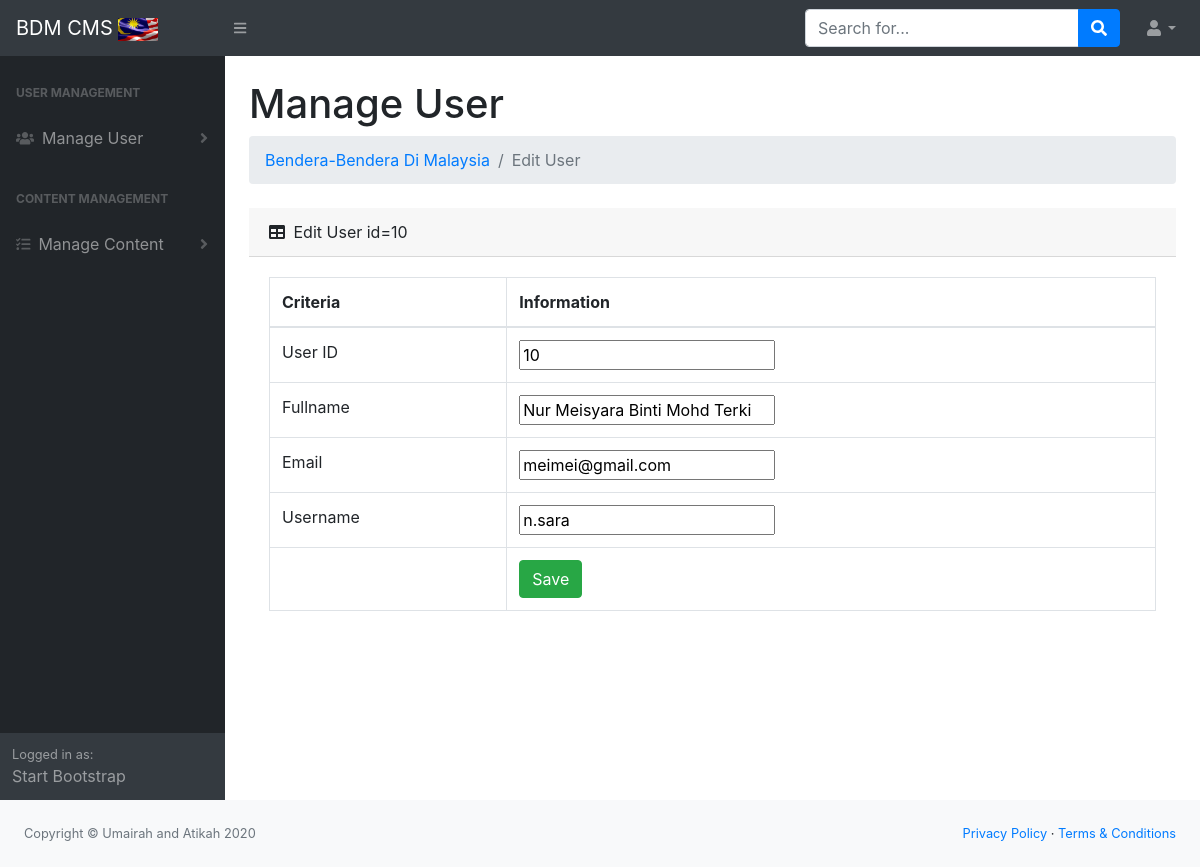
/edituser.php?userid=10, run on the app's committed database.
### tables this page shows
CREATE TABLE `user` (
  `userid` int(6) NOT NULL,
  `fullname` varchar(250) NOT NULL,
  `email` varchar(150) NOT NULL,
  `username` varchar(100) NOT NULL,
  `password` varchar(100) NOT NULL
);

### edituser.php (the view, shortened to what this page needs)
<?php
include 'header.php';
if(isset($_GET['userid'])){
	$userid = $_GET['userid'];
$sql = "SELECT * FROM user WHERE userid=$userid";
$result = $conn ->query($sql);
    if ($result->num_rows > 0) {
	   while($row = $result->fetch_assoc()) {
		   $userid = $row['userid'];
		   $fullname = $row['fullname'];
		   $email = $row['email'];
		   $username = $row['username'];
	   }
	}else {
	  echo "Error: " . $sql . "<br>" . $conn->error;
	}
}
?>
            <div id="layoutSidenav_content">
                <main>
                    <div class="container-fluid">
                        <h1 class="mt-4">Manage User</h1>
                        <ol class="breadcrumb mb-4">
                            <li class="breadcrumb-item"><a href="index.php">Bendera-Bendera Di Malaysia</a></li>
                            <li class="breadcrumb-item active">Edit User</li>
                        </ol>
							<div class="card-header">
								<i class="fas fa-table mr-1"></i>
								Edit User id=<?php echo $userid;?>
							</div>
							<div class="card-body">
                                <div  class="table-responsive">
                                    <table class="table table-bordered" width="100%" cellspacing="0" >
                                        <thead>
                                            <tr>
                                                <th>Criteria</th>
                                                <th>Information</th>
                                            </tr>
                                        </thead>
										<tbody>
	<form action="<?php echo $_SERVER['PHP_SELF'];?>" method="post">
	<tr>
		<td>User ID</td>
		<td><input type="text" name="userid" value="<?php echo $userid;?>" required></td>
	</tr>
	<tr>
		<td>Fullname</td>
		<td><input type="text" name="fullname" value="<?php echo $fullname;?>"></td>
	</tr>
	<tr>
		<td>Email</td>
		<td><input type="text" name="email" value="<?php echo $email;?>"></td>
	</tr>
	<tr>
		<td>Username</td>
		<td><input type="text" name="username" value="<?php echo $username;?>"></td>
	</tr>
	<tr>
	<td></td>
	<td><input class="btn btn-success" type="submit" name="submit" value="Save"></td>
	</tr>
	</form>
										</tbody>
									</table>
                                </div>
                            </div>
                        </div>
                    </div>
                    </div>
                <footer class="py-4 bg-light mt-auto">
                    <div class="container-fluid">
                        <div class="d-flex align-items-center justify-content-between small">
                            <div class="text-muted">Copyright &copy; Umairah and Atikah 2020</div>
                            <div>
                                <a href="#">Privacy Policy</a>
                                &middot;
                                <a href="#">Terms &amp; Conditions</a>
                            </div>
                        </div>
                    </div>
                </footer>
<?php
include 'footer.php';
?>

### data on the page
user: userid "10", fullname "Nur Meisyara Binti Mohd Terki", email "meimei@gmail.com", username "n.sara"
